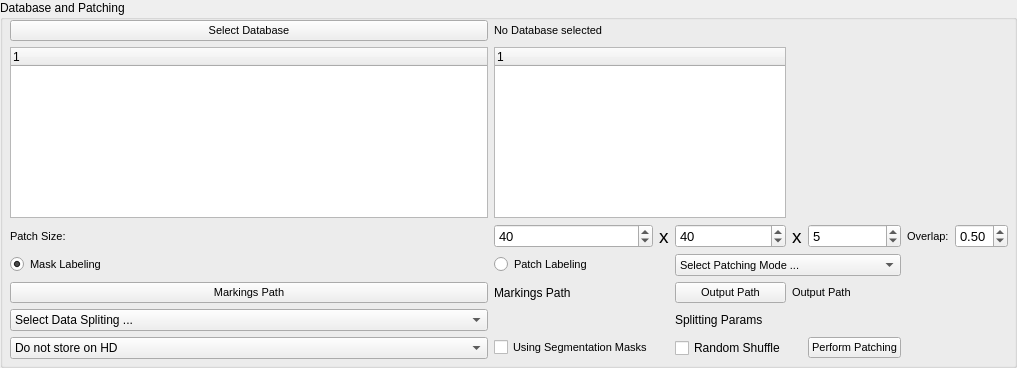
           <widget class="QGroupBox" name="groupBox">
            <property name="title">
             <string>Database and Patching</string>
            </property>
            <widget class="QWidget" name="horizontalLayoutWidget_2">
             <property name="geometry">
              <rect>
               <x>10</x>
               <y>20</y>
               <width>998</width>
               <height>339</height>
              </rect>
             </property>
             <layout class="QGridLayout" name="gridLayout_5">
              <item row="3" column="0">
               <widget class="QRadioButton" name="RadioButton_MaskLabeling">
                <property name="enabled">
                 <bool>true</bool>
                </property>
                <property name="font">
                 <font>
                  <pointsize>8</pointsize>
                 </font>
                </property>
                <property name="text">
                 <string>Mask Labeling</string>
                </property>
                <property name="checked">
                 <bool>true</bool>
                </property>
               </widget>
              </item>
              <item row="6" column="0">
               <widget class="QComboBox" name="ComboBox_splittingMode">
                <item>
                 <property name="text">
                  <string>Select Data Spliting ...</string>
                 </property>
                </item>
                <item>
                 <property name="text">
                  <string>Simple Random Samples</string>
                 </property>
                </item>
                <item>
                 <property name="text">
                  <string>Crossvalidation</string>
                 </property>
                </item>
                <item>
                 <property name="text">
                  <string>Patient Crossvalidation</string>
                 </property>
                </item>
               </widget>
              </item>
              <item row="4" column="0">
               <widget class="QPushButton" name="Button_MarkingsPath">
                <property name="font">
                 <font>
                  <pointsize>8</pointsize>
                 </font>
                </property>
                <property name="text">
                 <string>Markings Path</string>
                </property>
               </widget>
              </item>
              <item row="7" column="0">
               <widget class="QComboBox" name="ComboBox_StoreOptions">
                <item>
                 <property name="text">
                  <string>Do not store on HD</string>
                 </property>
                </item>
                <item>
                 <property name="text">
                  <string>H5PY</string>
                 </property>
                </item>
                <item>
                 <property name="text">
                  <string>Patch based</string>
                 </property>
                </item>
               </widget>
              </item>
              <item row="7" column="5">
               <widget class="QPushButton" name="Button_Patching">
                <property name="font">
                 <font>
                  <pointsize>8</pointsize>
                 </font>
                </property>
                <property name="text">
                 <string>Perform Patching</string>
                </property>
               </widget>
              </item>
              <item row="3" column="1">
               <widget class="QRadioButton" name="RadioButton_PatchLabeling">
                <property name="font">
                 <font>
                  <pointsize>8</pointsize>
                 </font>
                </property>
                <property name="text">
                 <string>Patch Labeling</string>
                </property>
               </widget>
              </item>
              <item row="2" column="2">
               <widget class="QLabel" name="label_8">
                <property name="font">
                 <font>
                  <pointsize>14</pointsize>
                 </font>
                </property>
                <property name="text">
                 <string>x</string>
                </property>
               </widget>
              </item>
              <item row="2" column="0">
               <widget class="QLabel" name="label_7">
                <property name="font">
                 <font>
                  <pointsize>8</pointsize>
                 </font>
                </property>
                <property name="text">
                 <string>Patch Size:</string>
                </property>
               </widget>
              </item>
              <item row="2" column="1">
               <widget class="QSpinBox" name="SpinBox_PatchX">
                <property name="font">
                 <font>
                  <pointsize>10</pointsize>
                 </font>
                </property>
                <property name="maximum">
                 <number>500</number>
                </property>
                <property name="value">
                 <number>40</number>
                </property>
               </widget>
              </item>
              <item row="2" column="5">
               <widget class="QSpinBox" name="SpinBox_PatchZ">
                <property name="font">
                 <font>
                  <pointsize>10</pointsize>
                 </font>
                </property>
                <property name="value">
                 <number>5</number>
                </property>
               </widget>
              </item>
              <item row="2" column="3">
               <widget class="QSpinBox" name="SpinBox_PatchY">
                <property name="font">
                 <font>
                  <pointsize>10</pointsize>
                 </font>
                </property>
                <property name="maximum">
                 <number>500</number>
                </property>
                <property name="value">
                 <number>40</number>
                </property>
               </widget>
              </item>
              <item row="2" column="4">
               <widget class="QLabel" name="label_14">
                <property name="font">
                 <font>
                  <pointsize>14</pointsize>
                 </font>
                </property>
                <property name="text">
                 <string>x</string>
                </property>
               </widget>
              </item>
              <item row="2" column="6">
               <widget class="QLabel" name="label_15">
                <property name="font">
                 <font>
                  <pointsize>8</pointsize>
                 </font>
                </property>
                <property name="text">
                 <string>Overlap:</string>
                </property>
               </widget>
              </item>
              <item row="2" column="7">
               <widget class="QDoubleSpinBox" name="SpinBox_PatchOverlapp">
                <property name="font">
                 <font>
                  <pointsize>10</pointsize>
                 </font>
                </property>
                <property name="maximum">
                 <double>1.000000000000000</double>
                </property>
                <property name="singleStep">
                 <double>0.050000000000000</double>
                </property>
                <property name="value">
                 <double>0.500000000000000</double>
                </property>
               </widget>
              </item>
              <item row="7" column="3">
               <widget class="QCheckBox" name="CheckBox_randomShuffle">
                <property name="text">
                 <string>Random Shuffle</string>
                </property>
               </widget>
              </item>
              <item row="0" column="0">
               <widget class="QPushButton" name="Button_DB">
                <property name="font">
                 <font>
                  <pointsize>8</pointsize>
                 </font>
                </property>
                <property name="text">
                 <string>Select Database</string>
                </property>
               </widget>
              </item>
              <item row="4" column="3">
               <widget class="QPushButton" name="Button_OutputPathPatching">
                <property name="font">
                 <font>
                  <pointsize>8</pointsize>
                 </font>
                </property>
                <property name="text">
                 <string>Output Path</string>
                </property>
               </widget>
              </item>
              <item row="4" column="1" colspan="2">
               <widget class="QLabel" name="Label_MarkingsPath">
                <property name="text">
                 <string>Markings Path</string>
                </property>
               </widget>
              </item>
              <item row="4" column="4" colspan="4">
               <widget class="QLabel" name="Label_OutputPathPatching">
                <property name="font">
                 <font>
                  <pointsize>8</pointsize>
                 </font>
                </property>
                <property name="text">
                 <string>Output Path</string>
                </property>
               </widget>
              </item>
              <item row="3" column="3" colspan="3">
               <widget class="QComboBox" name="ComboBox_Patching">
                <property name="font">
                 <font>
                  <pointsize>8</pointsize>
                 </font>
                </property>
                <item>
                 <property name="text">
                  <string>Select Patching Mode ...</string>
                 </property>
                </item>
                <item>
                 <property name="text">
                  <string>2D</string>
                 </property>
                </item>
                <item>
                 <property name="text">
                  <string>3D</string>
                 </property>
                </item>
               </widget>
              </item>
              <item row="7" column="1">
               <widget class="QCheckBox" name="CheckBox_SegmentationMask">
                <property name="font">
                 <font>
                  <pointsize>8</pointsize>
                 </font>
                </property>
                <property name="text">
                 <string>Using Segmentation Masks</string>
                </property>
               </widget>
              </item>
              <item row="6" column="3">
               <widget class="QLabel" name="Label_SplittingParams">
                <property name="text">
                 <string>Splitting Params</string>
                </property>
               </widget>
              </item>
              <item row="1" column="0">
               <widget class="QTreeWidget" name="TreeWidget_Patients">
                <column>
                 <property name="text">
                  <string notr="true">1</string>
                 </property>
                </column>
               </widget>
              </item>
              <item row="0" column="1">
               <widget class="QLabel" name="Label_DB">
                <property name="font">
                 <font>
                  <pointsize>8</pointsize>
                 </font>
                </property>
                <property name="text">
                 <string>No Database selected</string>
                </property>
               </widget>
              </item>
              <item row="1" column="1" colspan="3">
               <widget class="QTreeWidget" name="TreeWidget_Datasets">
                <column>
                 <property name="text">
                  <string notr="true">1</string>
                 </property>
                </column>
               </widget>
              </item>
             </layout>
            </widget>
           </widget>
